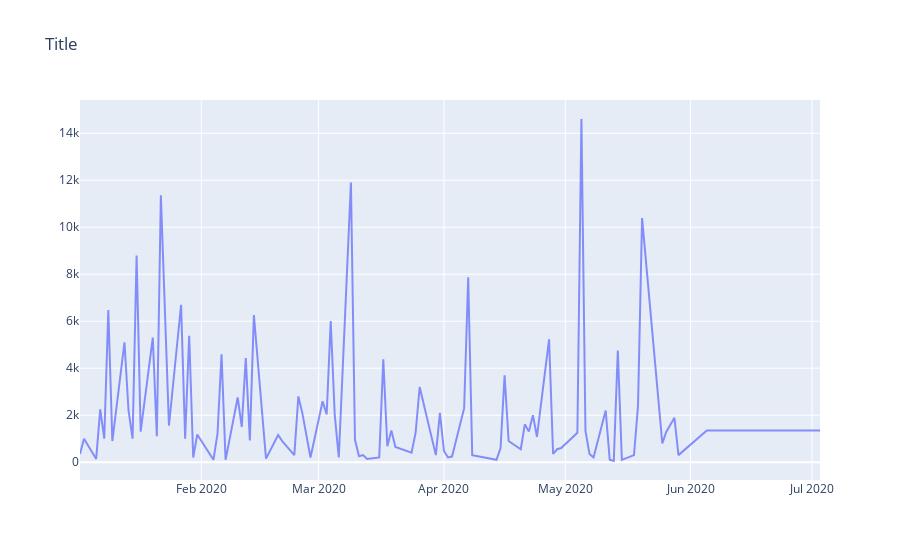

Source (notebook cell):
### Code cell
s = 10005
period = "date"
enter = 1

temp = df.loc[(df["Sorte"] == s) & (df["enter"] == enter), ["Menge", period, "enter", "pred"]].groupby([period, "enter", "pred"]).sum()
temp.reset_index(inplace=True)
fig = go.Figure()
fig.add_trace(go.Scatter(x=temp[period], y=temp['Menge'], mode='lines', name='i')) 
fig.update_layout(title='Title',
                  )
fig.update_traces(opacity=0.75)
fig.show()
